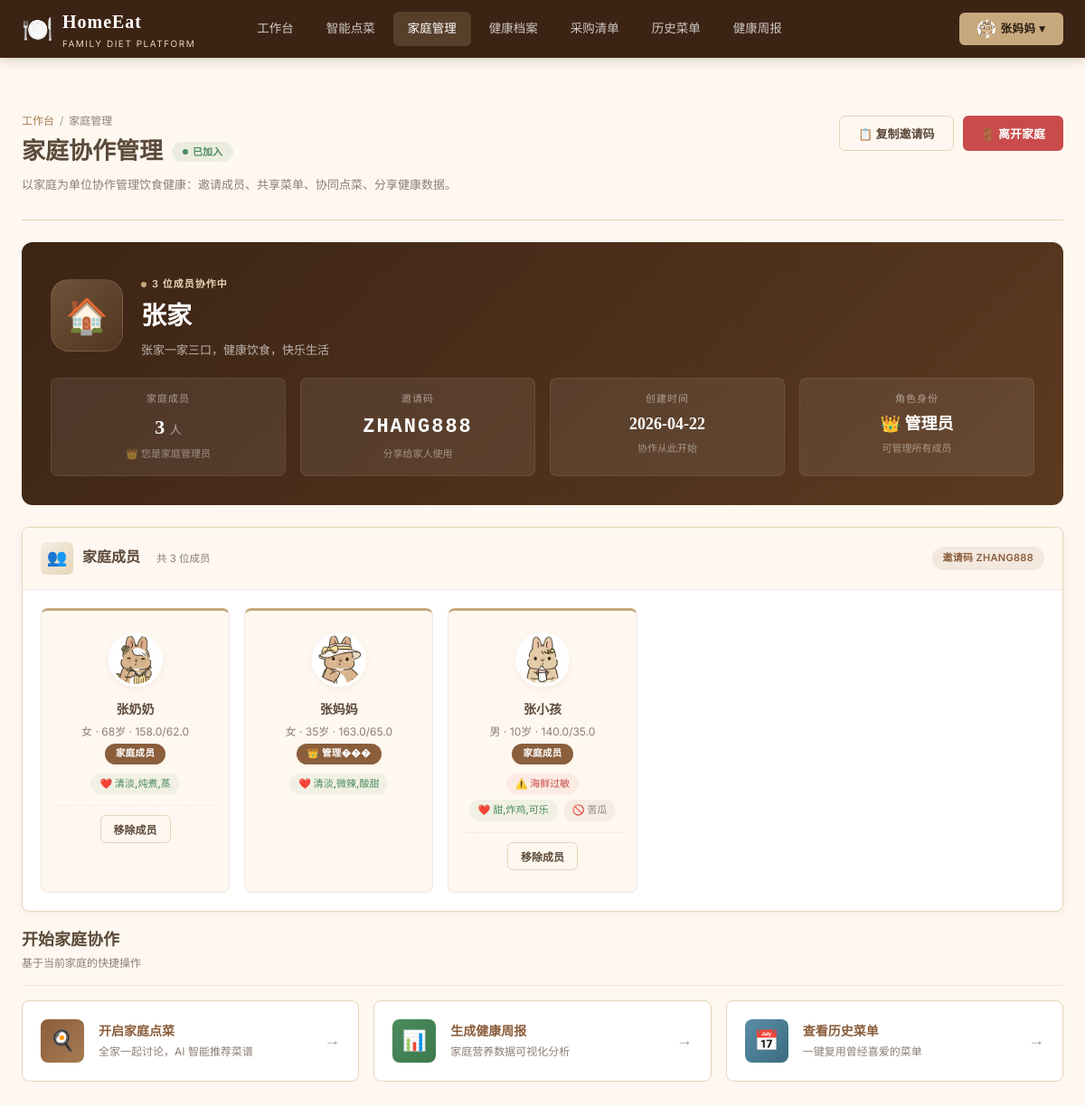
Page /user/family (signed in) on the committed database.
### models.py (models this page shows)
class User(UserMixin, db.Model):
    __tablename__ = 'user'
    id = db.Column(db.Integer, primary_key=True)
    username = db.Column(db.String(50), unique=True, nullable=False)
    password = db.Column(db.String(200), nullable=False)
    role = db.Column(db.String(20), default='user')  # admin / user
    nickname = db.Column(db.String(50), default='')
    avatar = db.Column(db.String(200), default='')
    gender = db.Column(db.String(10), default='')
    age = db.Column(db.Integer, default=0)
    height = db.Column(db.Float, default=0)
    weight = db.Column(db.Float, default=0)
    diseases = db.Column(db.Text, default='')  # 慢性疾病
    allergies = db.Column(db.Text, default='')  # 过敏史
    special_diet = db.Column(db.Text, default='')  # 特殊饮食需求
    taste_likes = db.Column(db.Text, default='')  # 喜欢的口味
    taste_dislikes = db.Column(db.Text, default='')  # 忌口食材
    health_goal = db.Column(db.Text, default='')  # 健康目标
    family_id = db.Column(db.Integer, db.ForeignKey('family.id'), nullable=True)
    is_family_admin = db.Column(db.Boolean, default=False)
    created_at = db.Column(db.DateTime, default=datetime.now)
    family = db.relationship('Family', foreign_keys=[family_id], backref=db.backref('members', lazy=True))

class Family(db.Model):
    __tablename__ = 'family'
    id = db.Column(db.Integer, primary_key=True)
    name = db.Column(db.String(100), nullable=False)
    invite_code = db.Column(db.String(20), unique=True, nullable=False)
    description = db.Column(db.Text, default='')
    avatar = db.Column(db.String(200), default='')
    created_by = db.Column(db.Integer, db.ForeignKey('user.id'))
    created_at = db.Column(db.DateTime, default=datetime.now)
    creator = db.relationship('User', foreign_keys=[created_by])

### app.py (the view)
@app.route('/user/family')
@login_required
def user_family():
    family = None
    members = []
    if current_user.family_id:
        family = Family.query.get(current_user.family_id)
        members = User.query.filter_by(family_id=current_user.family_id).all()
    return render_template('user/family.html', family=family, members=members)

### app.py (called while the page is built)
@login_manager.user_loader
def load_user(user_id):
    return User.query.get(int(user_id))

### templates/user/family.html (shortened to what this page needs)
{% extends "user/base.html" %}
{% block content %}
<div class="page-header-v4">
    <div class="ph-left">
        <div class="ph-crumb"><a href="/user/home">工作台</a><span class="sep">/</span><span>家庭管理</span></div>
        <h1>家庭协作管理 {% if family %}<span class="ph-badge"><span class="dot"></span>已加入</span>{% endif %}</h1>
        <p class="ph-desc">以家庭为单位协作管理饮食健康：邀请成员、共享菜单、协同点菜、分享健康数据。</p>
    </div>
    {% if family and current_user.is_family_admin %}
    <div class="ph-actions">
        <button class="btn btn-outline" onclick="navigator.clipboard.writeText('{{ family.invite_code }}').then(()=>showToast('邀请码已复制','success'))">📋 复制邀请码</button>
        <button class="btn btn-danger" onclick="if(confirm('确定离开家庭吗？'))location.href='/user/family/leave'">🚪 离开家庭</button>
    </div>
    {% endif %}
</div>
{% if family %}
<div class="hero-banner">
    <div class="hero-head">
        <div style="display:flex;align-items:center;gap:20px;">
            <div style="width:80px;height:80px;border-radius:20px;background:linear-gradient(135deg,rgba(200,169,126,.35),rgba(139,94,60,.25));display:flex;align-items:center;justify-content:center;font-size:38px;border:1px solid rgba(255,255,255,.1);">🏠</div>
            <div>
                <div class="hero-tag"><span class="dot"></span>{{ members|length }} 位成员协作中</div>
                <h1 class="hero-title" style="margin-bottom:8px;">{{ family.name }}</h1>
                <p class="hero-subtitle" style="max-width:560px;">{{ family.description or '这是一个温馨的家庭，让我们一起管理健康饮食。' }}</p>
            </div>
        </div>
    </div>
    <div class="hero-metrics">
        <div class="hero-metric"><div class="hm-label">家庭成员</div><div class="hm-value">{{ members|length }} <small style="font-size:13px;color:rgba(255,255,255,.55);font-weight:500;">人</small></div><div class="hm-delta">{% if current_user.is_family_admin %}👑 您是家庭管理员{% else %}普通成员{% endif %}</div></div>
        <div class="hero-metric"><div class="hm-label">邀请码</div><div class="hm-value" style="font-family:'Courier New',monospace;letter-spacing:2px;">{{ family.invite_code }}</div><div class="hm-delta">分享给家人使用</div></div>
        <div class="hero-metric"><div class="hm-label">创建时间</div><div class="hm-value" style="font-size:18px;">{{ family.created_at.strftime('%Y-%m-%d') if family.created_at else '—' }}</div><div class="hm-delta">协作从此开始</div></div>
        <div class="hero-metric"><div class="hm-label">角色身份</div><div class="hm-value" style="font-size:18px;">{% if current_user.is_family_admin %}👑 管理员{% else %}🏠 成员{% endif %}</div><div class="hm-delta">{% if current_user.is_family_admin %}可管理所有成员{% else %}参与家庭协作{% endif %}</div></div>
    </div>
</div>
<div class="panel">
    <div class="panel-head">
        <div class="panel-title"><div class="panel-icon">👥</div><h3>家庭成员</h3><span class="panel-sub">共 {{ members|length }} 位成员</span></div>
        <div class="panel-actions"><span class="chip chip-primary">邀请码 {{ family.invite_code }}</span></div>
    </div>
    <div class="panel-body">
        <div class="member-grid">
            {% for member in members %}
            <div class="member-card">
                <img src="{{ member.avatar or 'https://via.placeholder.com/60' }}" alt="{{ member.nickname }}">
                <h4>{{ member.nickname or member.username }}</h4>
                <p class="text-muted" style="font-size:12px;">{{ member.gender or '未填写' }}{% if member.age %} · {{ member.age }}岁{% endif %}{% if member.height and member.weight %} · {{ member.height }}/{{ member.weight }}{% endif %}</p>
                <span class="role-badge">{% if member.is_family_admin %}👑 管理���{% else %}家庭成员{% endif %}</span>
                {% if member.allergies or member.taste_likes or member.taste_dislikes %}
                <div class="tag-list" style="margin-top:10px;justify-content:center;">
                    {% if member.allergies %}<span class="t-item t-danger" title="过敏原">⚠️ {{ member.allergies }}</span>{% endif %}
                    {% if member.taste_likes %}<span class="t-item t-olive" title="喜欢">❤️ {{ member.taste_likes }}</span>{% endif %}
                    {% if member.taste_dislikes %}<span class="t-item" title="忌口">🚫 {{ member.taste_dislikes }}</span>{% endif %}
                </div>
                {% endif %}
                {% if current_user.is_family_admin and member.id != current_user.id %}
                <div class="mt-2" style="padding-top:10px;border-top:1px dashed var(--border-light);">
                    <button class="btn btn-outline btn-sm" onclick="confirmDelete('/user/family/remove/{{ member.id }}', '{{ member.nickname }}')">移除成员</button>
                </div>
                {% endif %}
            </div>
            {% endfor %}
        </div>
    </div>
</div>
<div class="section-head"><div class="sh-left"><h3>开始家庭协作</h3><span class="sh-sub">基于当前家庭的快捷操作</span></div></div>
<div class="quick-actions">
    <a href="/user/ordering" class="qa-card"><div class="qa-icon" style="background:linear-gradient(135deg,var(--coffee-500),var(--gold-dark));">🍳</div><div><div class="qa-title">开启家庭点菜</div><div class="qa-desc">全家一起讨论，AI 智能推荐菜谱</div></div><span class="qa-arrow">→</span></a>
    <a href="/user/report" class="qa-card"><div class="qa-icon" style="background:linear-gradient(135deg,var(--success),#3d7a4e);">📊</div><div><div class="qa-title">生成健康周报</div><div class="qa-desc">家庭营养数据可视化分析</div></div><span class="qa-arrow">→</span></a>
    <a href="/user/history" class="qa-card"><div class="qa-icon" style="background:linear-gradient(135deg,var(--info),#3a6b80);">📅</div><div><div class="qa-title">查看历史菜单</div><div class="qa-desc">一键复用曾经喜爱的菜单</div></div><span class="qa-arrow">→</span></a>
</div>
{% endif %}
{% endblock %}

### templates/user/base.html (shortened to what this page needs)
<!DOCTYPE html>
<html lang="zh-CN">
<head>
    <link rel="stylesheet" href="/static/css/style.css">
</head>
<body>
<header class="corp-header">
    <div class="corp-header-inner">
        <a href="/" class="corp-logo">
            <span class="cl-mark">🍽️</span>
            <span class="cl-text"><span class="cl-name">HomeEat</span><span class="cl-tag">Family Diet Platform</span></span>
        </a>
        <nav class="corp-nav">
            <a href="/user/home" class="{% if request.endpoint == 'user_home' %}active{% endif %}">工作台</a>
            <a href="/user/ordering" class="{% if request.endpoint == 'user_ordering' %}active{% endif %}">智能点菜</a>
            <a href="/user/family" class="{% if request.endpoint == 'user_family' %}active{% endif %}">家庭管理</a>
            <a href="/user/profile" class="{% if request.endpoint == 'user_profile' %}active{% endif %}">健康档案</a>
            <a href="/user/shopping" class="{% if request.endpoint == 'user_shopping' %}active{% endif %}">采购清单</a>
            <a href="/user/history" class="{% if request.endpoint == 'user_history' %}active{% endif %}">历史菜单</a>
            <a href="/user/report" class="{% if request.endpoint == 'user_report' %}active{% endif %}">健康周报</a>
        </nav>
        <div class="corp-header-cta">
            <div style="position:relative;">
                <a href="javascript:;" class="corp-btn-header" onclick="document.getElementById('userDropdownV5').classList.toggle('show');event.stopPropagation();">
                    <img src="{{ current_user.avatar or 'https://via.placeholder.com/24' }}" style="width:20px;height:20px;border-radius:50%;object-fit:cover;vertical-align:middle;margin-right:6px;">{{ (current_user.nickname or current_user.username)[:6] }} ▾
                </a>
            </div>
        </div>
    </div>
</header>
<main class="frontend-main">
    <div class="frontend-container">
        {% block content %}{% endblock %}
    </div>
</main>
</body>
</html>

### rows in the picture
User: avatar (picture), nickname "张妈妈", gender "女", age "35", height "163.0", weight "65.0", is_family_admin "👑 管理���", taste_likes "清淡,微辣,酸甜"
Family: name "张家", description "张家一家三口，健康饮食，快乐生活", invite_code "ZHANG888", created_at "2026-04-22"
User: avatar (picture), nickname "张奶奶", gender "女", age "68", height "158.0", weight "62.0", is_family_admin "家庭成员", taste_likes "清淡,炖煮,蒸"
User: avatar (picture), nickname "张小孩", gender "男", age "10", height "140.0", weight "35.0", is_family_admin "家庭成员", allergies "海鲜过敏", taste_likes "甜,炸鸡,可乐", taste_dislikes "苦瓜"

### other values in the picture
{{ members|length }} "3"
